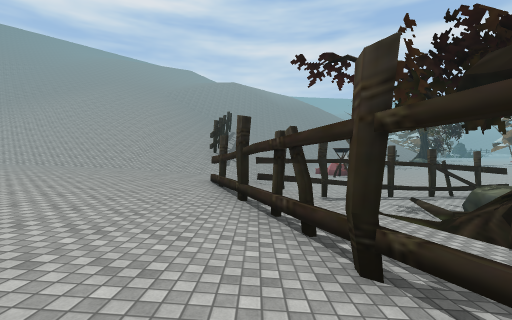
view 1 (above)

24 first-person views from a walk through a scene from a Unity 3-D project. The camera is 1.5 m above the floor, tilts 2° down and sees 90° across. The floor is counted in squares, 2 m on a side. Each view is taken from the middle of a square. On the plan, view 1 faces up. The plan holds only what a view shows up to about 9 squares ahead; the rest is blank. The place goes on beyond the plan. Some surface patterns are stand-ins.

view 2
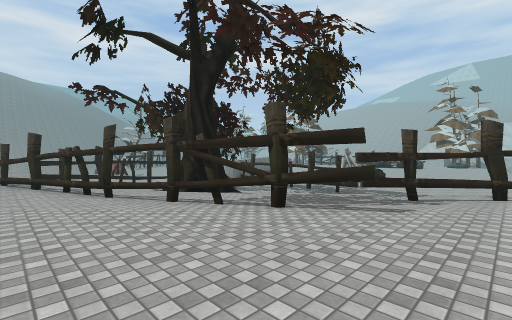

view 3
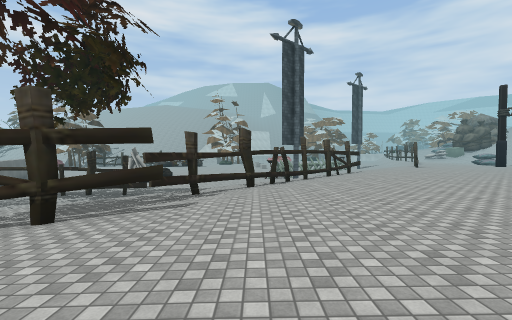

view 4
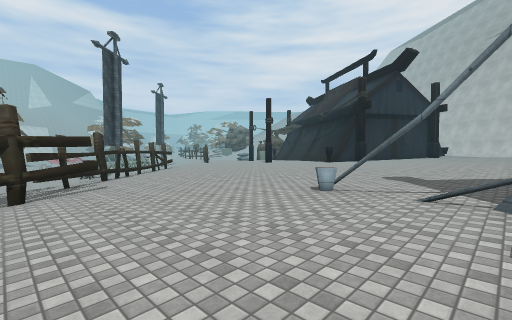

view 5
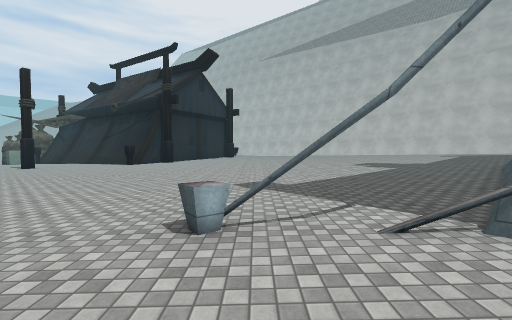

view 6
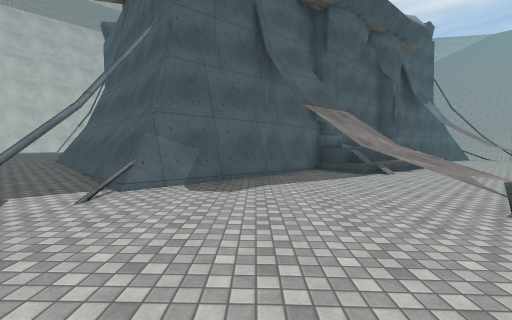

view 7
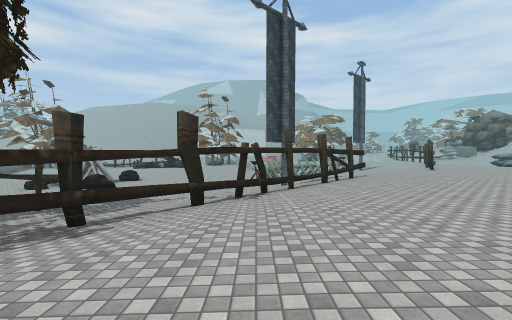

view 8
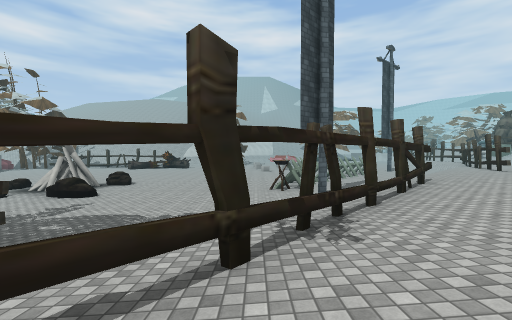

view 9
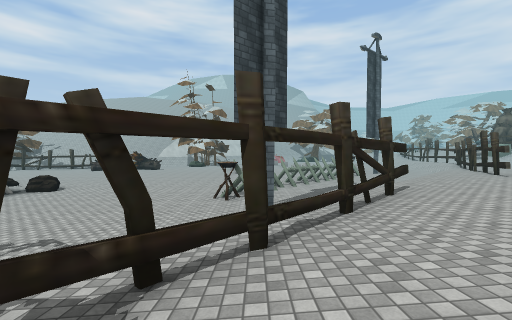

view 10
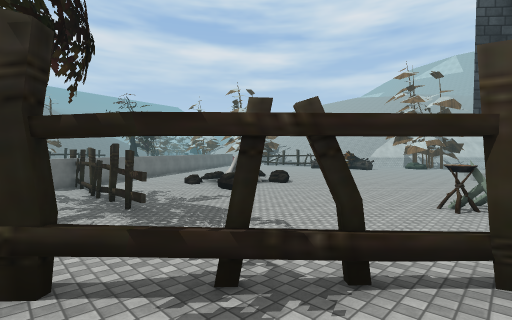

view 11
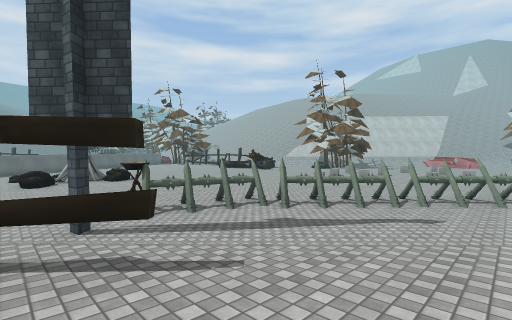

view 12
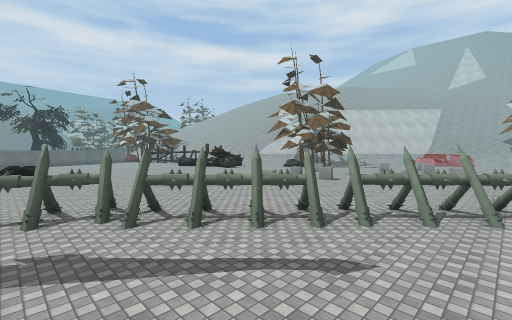

view 13
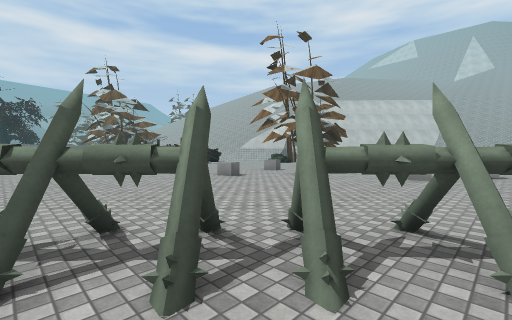

view 14
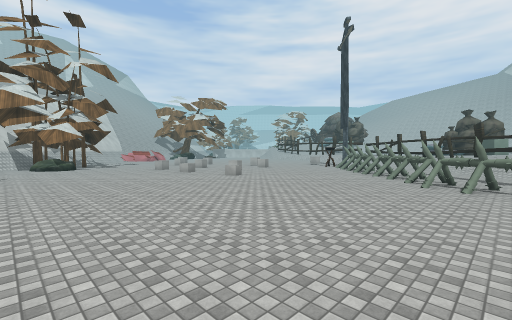

view 15
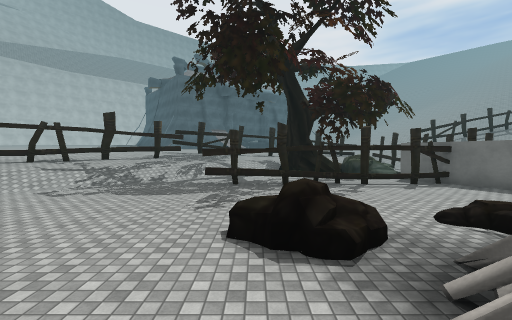

view 16
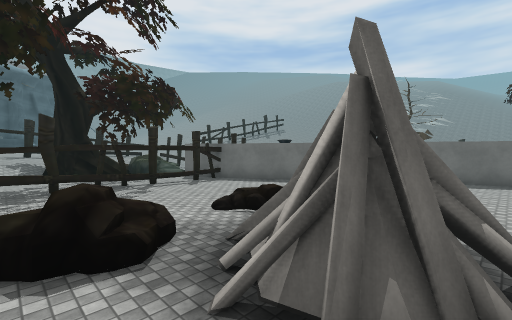

view 17
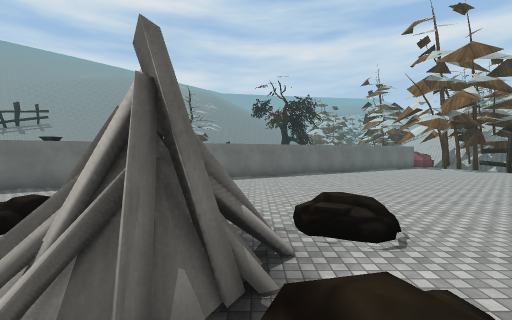

view 18
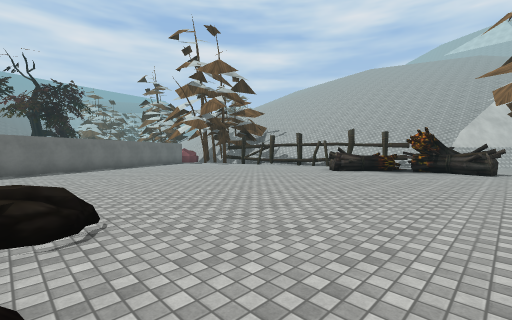

view 19
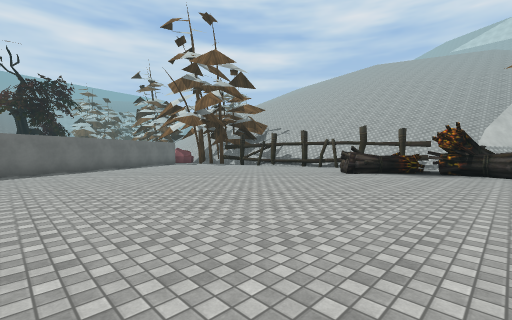

view 20
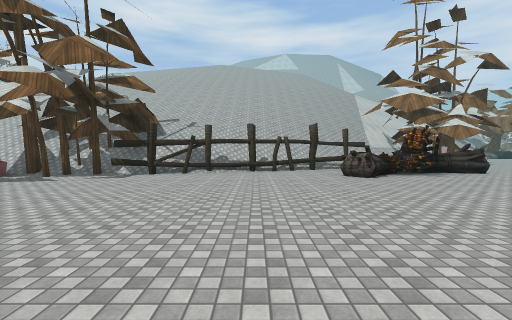

view 21
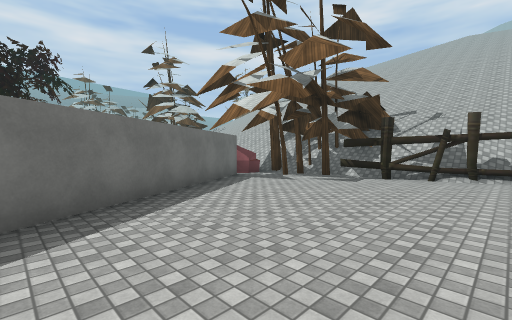

view 22
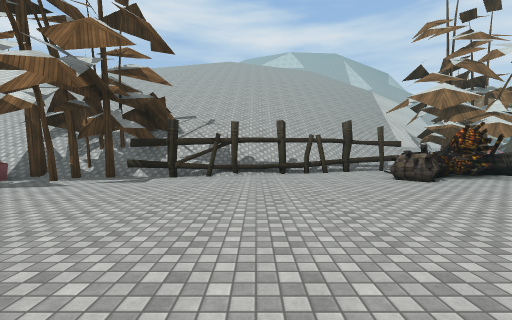

view 23
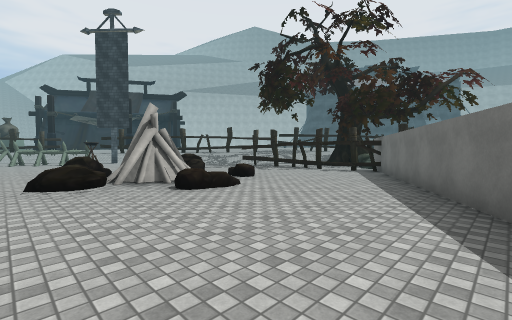

view 24
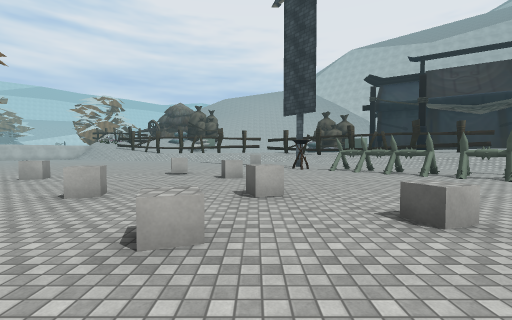

### Floor plan
Key: @ floor where view 1 was taken; # wall or solid block; x gap in a wall; . main floor; : floor 0.75 m higher than the main floor; + floor 1 m higher than the main floor; * floor 1.5 m higher than the main floor; % floor 2 m higher than the main floor; & floor 2.25 m higher than the main floor; $ floor 2.75 m higher than the main floor; / step, stairs or slope; = window, fence, low wall or low ledge; ^ raised ledge; C cube; O other object.
Columns run from 9 left of view 1 to 35 right of it. Each row starts with its distance up from view 1.
 18                                       //
 17                                    ####/
 16                                   ##..#&
 15                                 ###..###
 14                               ###.....##
 13                              ##......=##
 12                            ## ........////
 11                          ## ..........#////
 10                        ###............=////
  9  %***/// #### ##      ##.............../
  8  %****/++/ /....    ## ................=
  7   %***/*#:/ .#..  ###..................#
  6    ***////////#  ##....../..........#^..
  5     ***/+#://=#  .#....//=...........=^
  4      **/*#://#   .x..../ O.=..........#
  3  %%   *//+#//#  ..=.....OOO...........##
  2  %%%   *//#//// ...#...O//OO..........^
  1 =/%%%   //=//// ...=.../../............
  0 ==/%%=  *@*#///  ..=...... ............
 -1 #=/% == **/#//// .....................
 -2 #&&& %%%***x//////...................
 -3 ###&%%%%%**#//=#///..................
 -4   ##&%%%%%***//=////..................
 -5    ##%%%%%%***//#////................C.
 -6    ###x=%%%****/////  ...O........C.....
 -7    ##&&%%%%%****///#/ .#.OOO........C..C.
 -8   ##&&&%%%%%%****///#/ ....OO.............
 -9  ##&&&&&%%%%%*****///#/ .....O.............
-10 ##&&&&&&&%%%%%*****//##/ ....OO......C....C.
-11 $$&&&&&&&%%%%%*******/#// .....O.......C.....
-12 $$&&&&&&&%%%%%********/////....OO......... ..
-13 $$$&&&&&&&%%%%******* */////....OO.....

Where each view was taken, in squares from view 1:
view 1: 0 up, 0 right, facing up
view 2: 5 down, 1 left, facing up-right
view 3: 5 down, 1 left, facing right
view 4: 2 down, 4 left, facing down-right
view 5: 4 down, 2 left, facing down
view 6: 4 down, 0 right, facing left
view 7: 6 down, 2 right, facing right
view 8: 5 down, 5 right, facing right
view 9: 7 down, 7 right, facing right
view 10: 7 down, 7 right, facing up-right
view 11: 13 down, 13 right, facing up-right
view 12: 13 down, 17 right, facing up-right
view 13: 12 down, 20 right, facing up-right
view 14: 1 up, 17 right, facing down-right
view 15: 1 up, 17 right, facing left
view 16: 1 up, 17 right, facing up-left
view 17: 1 up, 17 right, facing up
view 18: 1 up, 18 right, facing up-right
view 19: 2 up, 19 right, facing up-right
view 20: 9 up, 20 right, facing right
view 21: 10 up, 21 right, facing up-right
view 22: 10 up, 21 right, facing right
view 23: 10 up, 19 right, facing down-left
view 24: 3 down, 27 right, facing down
